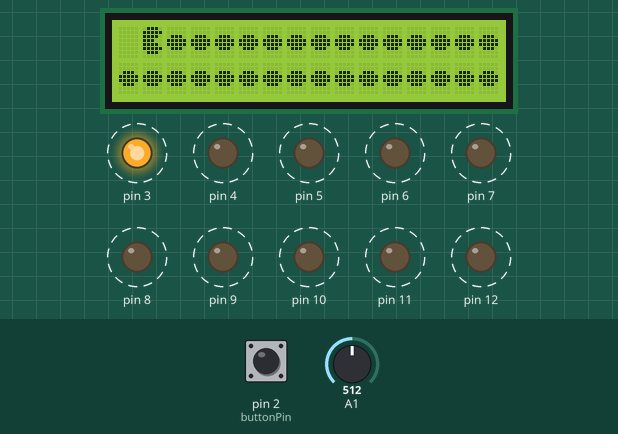
This sketch was run on a simulated Arduino Uno, built with avr-gcc and run on an emulated ATmega328P. Parts: 16×2 character LCD, output pins drawn as LEDs (lit = HIGH). Dashed ring = blinking. The inputs (shaded band) are chosen by the test bench; at power-on: A1 = 512, pin 2 (buttonPin) HIGH. What the sketch prints to the serial monitor is not drawn.

Above: at 0.99 s.
1.3 s: A1 set to 306
At 2.26 s:
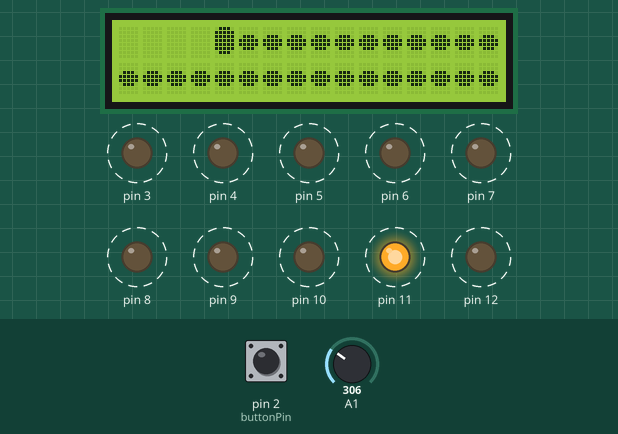
2.9 s: pin 2 (buttonPin) pulled LOW for 3.2 s
At 7.19 s:
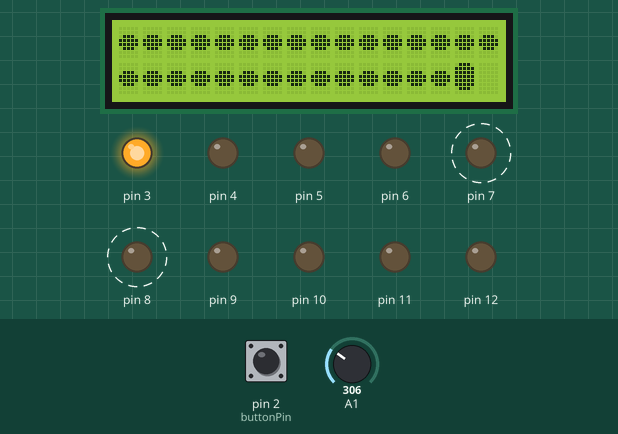
7.6 s: A1 set to 266
10.6 s: A1 set to 249
13.1 s: pin 2 (buttonPin) pulled LOW for 1 s
At 14.46 s:
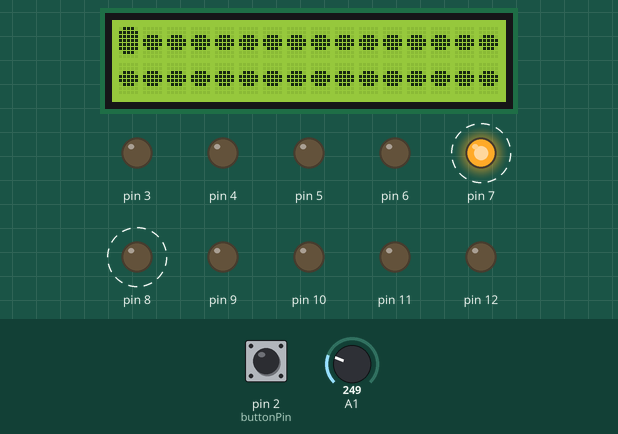
15.7 s: A1 set to 900
At 16.53 s:
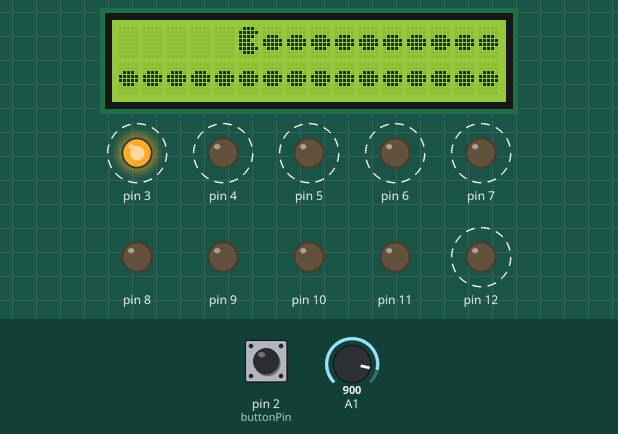
Timing chart, 0 to 24.6 s (numbered marks = the images above; inputs shaded):
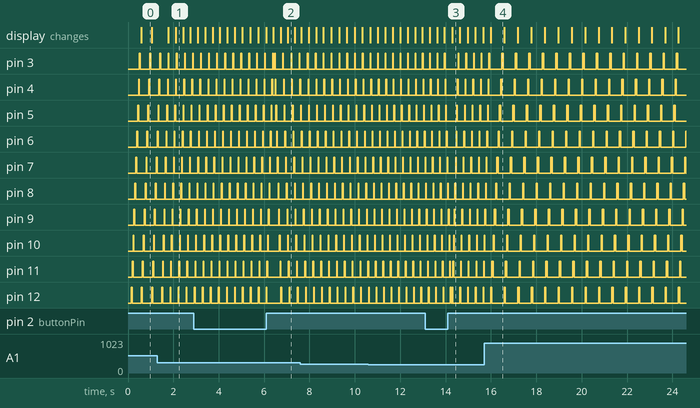

Measured:
- after the input at 2.9 s, the display: first differs from a run without the input after 3.5 s (image 2 shows a later state)
- after the input at 13.1 s, the display: first differs from a run without the input after 1.2 s (image 3)
- after the input at 15.7 s, pin 3: alternates HIGH for 0.06 s and LOW for 0.54 s, starting after 0.78 s; pin 4: alternates HIGH for 0.06 s and LOW for 0.54 s, starting after 0.73 s
- by itself, pin 6: moves between LOW and HIGH, repeating every 2.1 s
- by itself, pin 7: alternates HIGH for 0.03 s and LOW for 0.32 s
- by itself, pin 11: repeats every 0.60 s: HIGH 0.06 s, LOW 0.54 s

The sketch:

pacman_lcd.ino
```cpp
#include <LCD_I2C.h>

LCD_I2C lcd(0x27, 16, 2);

uint8_t pacman[8] =
{
    0b01110,
    0b11111,
    0b11110,
    0b11100,
    0b11110,
    0b11111,
    0b01110,
    0b00000,
};

uint8_t pacmanReverse[8] =
{
    0b01110,
    0b11111,
    0b01111,
    0b00111,
    0b01111,
    0b11111,
    0b01110,
    0b00000,
};

uint8_t pacmanClosed[8] =
{
    0b01110,
    0b11111,
    0b11111,
    0b11111,
    0b11111,
    0b11111,
    0b01110,
    0b00000,
};

uint8_t point[8] =
{
    0b00000,
    0b00000,
    0b01110,
    0b11111,
    0b11111,
    0b01110,
    0b00000,
    0b00000,
};

const int buttonPin = 2;

volatile bool isReversed;

void drawPoints(byte startCol, byte startRow)
{
  if(isReversed)
  {
    lcd.setCursor(0,0);

    if(startRow == 1)
      for(int _ = 0; _ < 16; _++)
        lcd.write(2);

    lcd.setCursor(0, startRow);
    for(int _ = 0; _ < startCol; _++)
        lcd.write(2);
  } else
  {
    int n = 16 - startCol;

    lcd.setCursor(startCol, startRow);
    for(int _ = 0; _ < n; _++)
        lcd.write(2);

    if(startRow == 0)
    {
      lcd.setCursor(0, 1);
      for(int _ = 0; _ < 16; _++)
        lcd.write(2);
    }
  }
}

void directionIndicator()
{
  int inputValue = analogRead(A1);
  Serial.println(inputValue / 25.575);
  inputValue /= 25.575;
  //Serial.println(inputValue);
  byte pdelay = 20 + inputValue;

  if(isReversed)
  {
    for(int i = 3; i < 13; i++)
    {
      digitalWrite(i, HIGH);
      delay(pdelay);
      digitalWrite(i, LOW);
    }
  } else
  {
    for(int i = 12; i > 2; i--)
    {
      digitalWrite(i, HIGH);
      delay(pdelay);
      digitalWrite(i, LOW);
    }
  }
}

void buttonPress()
{
  static unsigned long lastInterruptTime = 0;
  unsigned long interruptTime = millis();

  // Ignore debounce
  if(interruptTime - lastInterruptTime > 200)
    isReversed = !isReversed;

  lastInterruptTime = interruptTime;
}

void printPacmanStats(byte col, byte row)
{
  Serial.print("Pacman position: ");
  Serial.print(col);
  Serial.print(" :: ");
  Serial.println(row);
  Serial.print("Pacman direction: ");
  Serial.println(isReversed ? "Reversed" : "Normal");
  Serial.println("====================\n");
}

void setup()
{
    for(int i = 3; i < 13; i++)
      pinMode(i, OUTPUT);

    isReversed = false;

    lcd.begin();
    lcd.backlight();
    lcd.createChar(0, pacman);
    lcd.createChar(1, pacmanReverse);
    lcd.createChar(2, point);
    lcd.createChar(3, pacmanClosed);

    Serial.begin(9600);
    while(!Serial)
      delay(10);

  pinMode(buttonPin, INPUT_PULLUP);
  attachInterrupt(digitalPinToInterrupt(buttonPin), buttonPress, RISING);
}

void loop()
{
  if(isReversed)
  {
    for(int i = 1; i >= 0; i--)
    {
      for(int j = 15; j >= 0; j--)
      {
        drawPoints(j, i);
        lcd.setCursor(j, i);
        if(j % 2)
          lcd.write(1);
        else
          lcd.write(3);

        printPacmanStats(j, i);
        directionIndicator(); // 180ms delay
        lcd.clear();

        if(!isReversed) break;
      }

      if(!isReversed) break;
    }
  } else
  {
    for(int i = 0; i < 2; i++)
    {
      for(int j = 0; j < 16; j++)
      {
        drawPoints(j, i);
        lcd.setCursor(j, i);
        if(j % 2)
          lcd.write(0);
        else
          lcd.write(3);

        printPacmanStats(j, i);
        directionIndicator(); // 180ms delay
        lcd.clear();

        if(isReversed) break;
      }

      if(isReversed) break;
    }
  }
}
```
